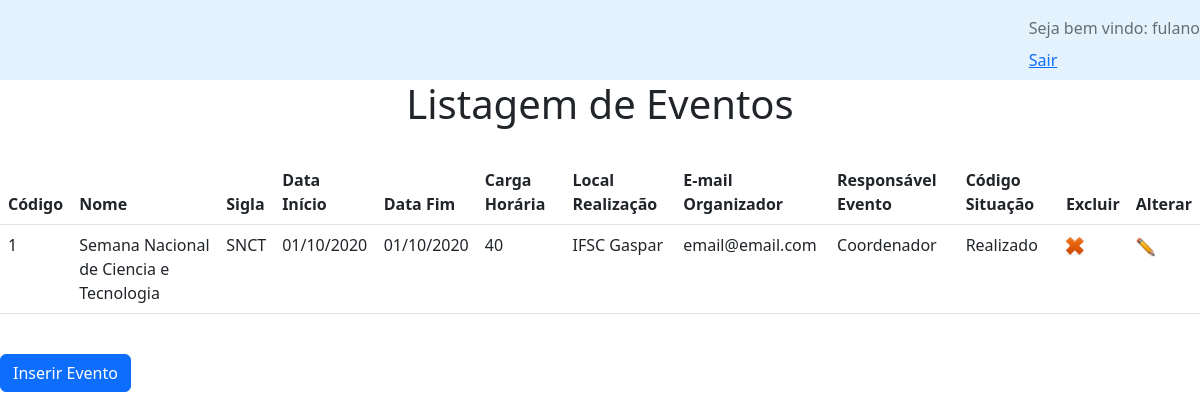
The app's page /view/index.php (signed in) with its own data.
### tables this page shows
CREATE TABLE `eventos` (
  `codigo` int NOT NULL AUTO_INCREMENT,
  `sigla` varchar(45) NOT NULL,
  `nome` varchar(45) NOT NULL,
  `data_inicio` datetime NOT NULL,
  `data_fim` datetime NOT NULL,
  `carga_horaria` int NOT NULL,
  `local_realizacao` varchar(45) NOT NULL,
  `email_organizacao` varchar(45) NOT NULL,
  `responsavel_evento` varchar(45) NOT NULL,
  `codigo_situacao` int NOT NULL,
  `numero_participantes` int DEFAULT NULL,
  PRIMARY KEY (`codigo`),
  KEY `fk_evento_1_idx` (`codigo_situacao`),
  CONSTRAINT `fk_evento_1` FOREIGN KEY (`codigo_situacao`) REFERENCES `situacao_evento` (`codigo`)
);

CREATE TABLE `situacao_evento` (
  `codigo` int NOT NULL AUTO_INCREMENT,
  `descricao` varchar(45) NOT NULL,
  PRIMARY KEY (`codigo`)
);

### bd/Evento.php (called while the page is built, shortened)
<?php
function pesquisarEventos(){
	$comandoSQL = "select e.*, se.descricao as descricao_situacao from eventos e  join situacao_evento se on se.codigo = e.codigo_situacao";
	$conexao = obterConexao();
	$stmt = mysqli_prepare($conexao, $comandoSQL);
	mysqli_stmt_execute($stmt);
	$resultado = mysqli_stmt_get_result($stmt);
	$listaEventos = mysqli_fetch_all($resultado, MYSQLI_ASSOC);
	return $listaEventos;
}

### view/index.php (the view, shortened to what this page needs)
<?php
$baseURL = $_SERVER['DOCUMENT_ROOT'];
include_once($baseURL."/prova/bd/Evento.php");
$listaEventos = pesquisarEventos();
?>
<!DOCTYPE html>
<html lang="en">
  <head>
<link href="/prova/css/bootstrap.min.css" rel="stylesheet">
  </head>
 <body>
 <?php include_once($baseURL."/prova/view/navbar.php");?>
 	<h1 style="text-align: center">Listagem de Eventos</h1>
 	<br>
		<div class="panel panel-default">
		  <div class="panel-body">
			<table class="table" id="tableListaUsuarios">
			    <thead>
			      <tr>
				<th>Código</th>
				<th>Nome</th>
				<th>Sigla</th>
				<th>Data Início</th>
				<th>Data Fim</th>
				<th>Carga Horária</th>
				<th>Local Realização</th>
				<th>E-mail Organizador</th>
				<th>Responsável Evento</th>
				<th>Código Situação</th>
				<th>Excluir</th>
				<th>Alterar</th>
			      </tr>
			    </thead>
			    <tbody>
			    <?php
			foreach($listaEventos as $umRegistro){
			?>
			      <tr>
				<td><?php echo $umRegistro['codigo'];?></td>
				<td><?php echo utf8_encode($umRegistro['nome']);?></td>
				<td><?php echo $umRegistro['sigla'];?></td>
				<td><?php
					$date = new DateTime($umRegistro['data_inicio']);
					echo $date->format('d/m/Y');
				?>
				</td>
				<td><?php
					$date = new DateTime($umRegistro['data_fim']);
					echo $date->format('d/m/Y');
					?>
				</td>
				<td><?php echo $umRegistro['carga_horaria'];?></td>
				<td><?php echo $umRegistro['local_realizacao'];?></td>
				<td><?php echo $umRegistro['email_organizacao'];?></td>
				<td><?php echo $umRegistro['responsavel_evento'];?></td>
				<td><?php echo utf8_encode($umRegistro['descricao_situacao']);?></td>
				<td><a href="../remover.php?codigo=<?php echo $umRegistro['codigo'];?>"> <img style="width: 20px" src="/prova/images/delete.png"><a/></td>
				<td><a href="alterar.php?codigo=<?php echo $umRegistro['codigo'];?>&nome=<?php echo $umRegistro['nome'];?>&sigla=<?php echo $umRegistro['sigla'];?>&data_inicio=<?php echo $umRegistro['data_inicio'];?>&data_fim=<?php echo $umRegistro['data_fim'];?>&carga_horaria=<?php echo $umRegistro['carga_horaria'];?>&local_realizacao=<?php echo $umRegistro['local_realizacao'];?>&email_organizacao=<?php echo $umRegistro['email_organizacao'];?>&responsavel_evento=<?php echo $umRegistro['responsavel_evento'];?>&descricao_situacao=<?php echo $umRegistro['descricao_situacao'];?>"> <img style="width: 20px" src="/prova/images/alterar.png"><a/></td>
			      </tr>
			<?php } ?>
			    </tbody>
			  </table>
			 	<br>
		<div>
			  <a style="float: left" href="/prova/view/inserir.php" class="btn btn-primary">Inserir Evento</a>
			</div>
		</div>
		</div>
	</body>
</html>

### records on screen
eventos: codigo "1", nome "Semana Nacional de Ciencia e Tecnologia", sigla "SNCT", data_inicio "01/10/2020", data_fim "01/10/2020", carga_horaria "40", local_realizacao "IFSC Gaspar", email_organizacao "email@email.com", responsavel_evento "Coordenador", codigo_situacao.descricao "Realizado"

### other values on screen
$_SESSION['login'] "fulano"
